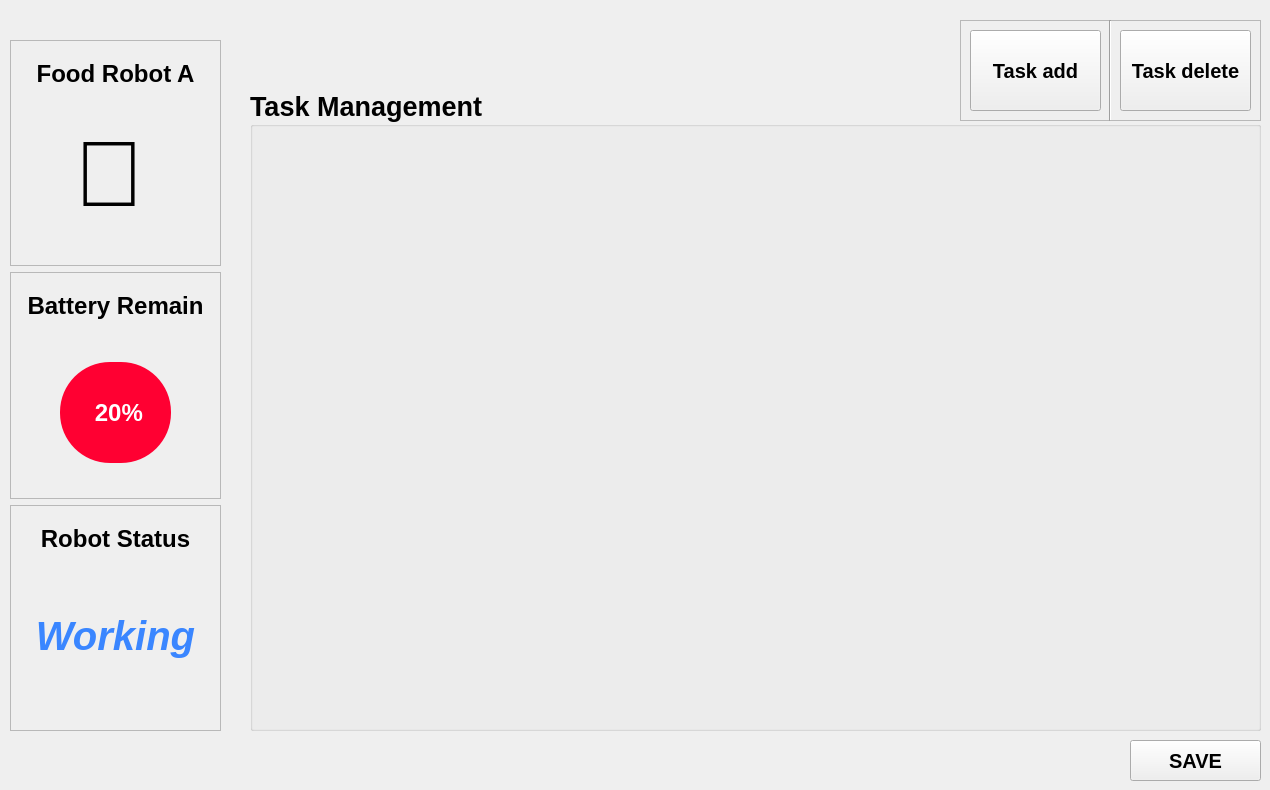
    <widget class="QWidget" name="robotmanager_task_page">
     <widget class="QWidget" name="layoutWidget">
      <property name="geometry">
       <rect>
        <x>10</x>
        <y>40</y>
        <width>211</width>
        <height>691</height>
       </rect>
      </property>
      <layout class="QVBoxLayout" name="verticalLayout_14">
       <item>
        <widget class="QFrame" name="frame">
         <property name="frameShape">
          <enum>QFrame::StyledPanel</enum>
         </property>
         <property name="frameShadow">
          <enum>QFrame::Raised</enum>
         </property>
         <widget class="QLabel" name="food_robot_label">
          <property name="geometry">
           <rect>
            <x>0</x>
            <y>20</y>
            <width>211</width>
            <height>28</height>
           </rect>
          </property>
          <property name="font">
           <font>
            <pointsize>18</pointsize>
            <weight>75</weight>
            <bold>true</bold>
           </font>
          </property>
          <property name="text">
           <string>Food Robot A</string>
          </property>
          <property name="alignment">
           <set>Qt::AlignCenter</set>
          </property>
         </widget>
         <widget class="QLabel" name="turtle">
          <property name="geometry">
           <rect>
            <x>50</x>
            <y>80</y>
            <width>98</width>
            <height>107</height>
           </rect>
          </property>
          <property name="font">
           <font>
            <pointsize>70</pointsize>
            <weight>75</weight>
            <bold>true</bold>
           </font>
          </property>
          <property name="text">
           <string>🐢</string>
          </property>
          <property name="alignment">
           <set>Qt::AlignCenter</set>
          </property>
         </widget>
        </widget>
       </item>
       <item>
        <widget class="QFrame" name="frame_2">
         <property name="frameShape">
          <enum>QFrame::StyledPanel</enum>
         </property>
         <property name="frameShadow">
          <enum>QFrame::Raised</enum>
         </property>
         <widget class="QLabel" name="remain_battery">
          <property name="geometry">
           <rect>
            <x>50</x>
            <y>90</y>
            <width>111</width>
            <height>101</height>
           </rect>
          </property>
          <property name="font">
           <font>
            <pointsize>18</pointsize>
            <weight>75</weight>
            <bold>true</bold>
           </font>
          </property>
          <property name="styleSheet">
           <string notr="true">color: white; background-color: rgb(255, 0, 50);  border-radius: 50px;</string>
          </property>
          <property name="text">
           <string> 20%</string>
          </property>
          <property name="alignment">
           <set>Qt::AlignCenter</set>
          </property>
         </widget>
         <widget class="QLabel" name="label_32">
          <property name="geometry">
           <rect>
            <x>0</x>
            <y>20</y>
            <width>211</width>
            <height>28</height>
           </rect>
          </property>
          <property name="font">
           <font>
            <pointsize>18</pointsize>
            <weight>75</weight>
            <bold>true</bold>
           </font>
          </property>
          <property name="text">
           <string>Battery Remain</string>
          </property>
          <property name="alignment">
           <set>Qt::AlignCenter</set>
          </property>
         </widget>
        </widget>
       </item>
       <item>
        <widget class="QFrame" name="frame_3">
         <property name="frameShape">
          <enum>QFrame::StyledPanel</enum>
         </property>
         <property name="frameShadow">
          <enum>QFrame::Raised</enum>
         </property>
         <widget class="QLabel" name="label_37">
          <property name="geometry">
           <rect>
            <x>0</x>
            <y>20</y>
            <width>211</width>
            <height>28</height>
           </rect>
          </property>
          <property name="font">
           <font>
            <pointsize>18</pointsize>
            <weight>75</weight>
            <bold>true</bold>
           </font>
          </property>
          <property name="text">
           <string>Robot Status</string>
          </property>
          <property name="alignment">
           <set>Qt::AlignCenter</set>
          </property>
         </widget>
         <widget class="QLabel" name="robot_status_label">
          <property name="geometry">
           <rect>
            <x>0</x>
            <y>70</y>
            <width>211</width>
            <height>121</height>
           </rect>
          </property>
          <property name="font">
           <font>
            <pointsize>30</pointsize>
            <weight>75</weight>
            <italic>true</italic>
            <bold>true</bold>
           </font>
          </property>
          <property name="styleSheet">
           <string notr="true">color:rgb(58, 134, 255);</string>
          </property>
          <property name="text">
           <string>Working</string>
          </property>
          <property name="alignment">
           <set>Qt::AlignCenter</set>
          </property>
         </widget>
        </widget>
       </item>
      </layout>
     </widget>
     <widget class="QGroupBox" name="groupBox_3">
      <property name="geometry">
       <rect>
        <x>250</x>
        <y>90</y>
        <width>1011</width>
        <height>641</height>
       </rect>
      </property>
      <property name="font">
       <font>
        <pointsize>20</pointsize>
        <weight>75</weight>
        <bold>true</bold>
       </font>
      </property>
      <property name="title">
       <string>Task Management</string>
      </property>
      <widget class="QStackedWidget" name="stackedWidget_2">
       <property name="geometry">
        <rect>
         <x>20</x>
         <y>50</y>
         <width>981</width>
         <height>581</height>
        </rect>
       </property>
       <property name="currentIndex">
        <number>0</number>
       </property>
       <widget class="QWidget" name="page"/>
       <widget class="QWidget" name="page_3"/>
      </widget>
     </widget>
     <widget class="QFrame" name="frame_4">
      <property name="geometry">
       <rect>
        <x>960</x>
        <y>20</y>
        <width>301</width>
        <height>101</height>
       </rect>
      </property>
      <property name="frameShape">
       <enum>QFrame::StyledPanel</enum>
      </property>
      <property name="frameShadow">
       <enum>QFrame::Raised</enum>
      </property>
      <widget class="QPushButton" name="task_add_button">
       <property name="geometry">
        <rect>
         <x>10</x>
         <y>10</y>
         <width>131</width>
         <height>81</height>
        </rect>
       </property>
       <property name="font">
        <font>
         <pointsize>15</pointsize>
         <weight>75</weight>
         <bold>true</bold>
        </font>
       </property>
       <property name="styleSheet">
        <string notr="true"/>
       </property>
       <property name="text">
        <string>Task add</string>
       </property>
      </widget>
      <widget class="Line" name="line_3">
       <property name="geometry">
        <rect>
         <x>140</x>
         <y>0</y>
         <width>20</width>
         <height>101</height>
        </rect>
       </property>
       <property name="orientation">
        <enum>Qt::Vertical</enum>
       </property>
      </widget>
      <widget class="QPushButton" name="task_delete_button">
       <property name="geometry">
        <rect>
         <x>160</x>
         <y>10</y>
         <width>131</width>
         <height>81</height>
        </rect>
       </property>
       <property name="font">
        <font>
         <pointsize>15</pointsize>
         <weight>75</weight>
         <bold>true</bold>
        </font>
       </property>
       <property name="styleSheet">
        <string notr="true"/>
       </property>
       <property name="text">
        <string>Task delete</string>
       </property>
      </widget>
     </widget>
     <widget class="QPushButton" name="save_button">
      <property name="geometry">
       <rect>
        <x>1130</x>
        <y>740</y>
        <width>131</width>
        <height>41</height>
       </rect>
      </property>
      <property name="font">
       <font>
        <pointsize>15</pointsize>
        <weight>75</weight>
        <bold>true</bold>
       </font>
      </property>
      <property name="styleSheet">
       <string notr="true"/>
      </property>
      <property name="text">
       <string>SAVE</string>
      </property>
     </widget>
    </widget>
